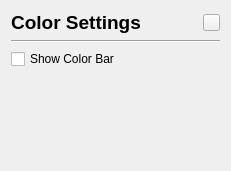
   <widget class="QWidget" name="wgt_colorSetting" native="true">
    <property name="geometry">
     <rect>
      <x>360</x>
      <y>60</y>
      <width>231</width>
      <height>171</height>
     </rect>
    </property>
    <layout class="QVBoxLayout" name="verticalLayout_2" stretch="0,0,0,1">
     <item>
      <layout class="QHBoxLayout" name="horizontalLayout_3">
       <item>
        <widget class="QLabel" name="titleLabel_3">
         <property name="styleSheet">
          <string notr="true">font: bold 14pt;</string>
         </property>
         <property name="text">
          <string>Color Settings</string>
         </property>
         <property name="alignment">
          <set>Qt::AlignmentFlag::AlignCenter</set>
         </property>
        </widget>
       </item>
       <item>
        <spacer name="horizontalSpacer_3">
         <property name="orientation">
          <enum>Qt::Orientation::Horizontal</enum>
         </property>
         <property name="sizeHint" stdset="0">
          <size>
           <width>40</width>
           <height>20</height>
          </size>
         </property>
        </spacer>
       </item>
       <item>
        <widget class="QPushButton" name="btn_closeColorSetting">
         <property name="minimumSize">
          <size>
           <width>17</width>
           <height>17</height>
          </size>
         </property>
         <property name="maximumSize">
          <size>
           <width>17</width>
           <height>17</height>
          </size>
         </property>
         <property name="font">
          <font>
           <bold>true</bold>
          </font>
         </property>
         <property name="styleSheet">
          <string notr="true">border-image: url(:/images/btn_close.png);</string>
         </property>
         <property name="text">
          <string/>
         </property>
        </widget>
       </item>
      </layout>
     </item>
     <item>
      <widget class="Line" name="line_4">
       <property name="orientation">
        <enum>Qt::Orientation::Horizontal</enum>
       </property>
      </widget>
     </item>
     <item>
      <widget class="QCheckBox" name="checkBox">
       <property name="text">
        <string>Show Color Bar</string>
       </property>
      </widget>
     </item>
     <item>
      <widget class="GradientEditorWidget" name="wgt_gradientEditor" native="true"/>
     </item>
    </layout>
   </widget>
